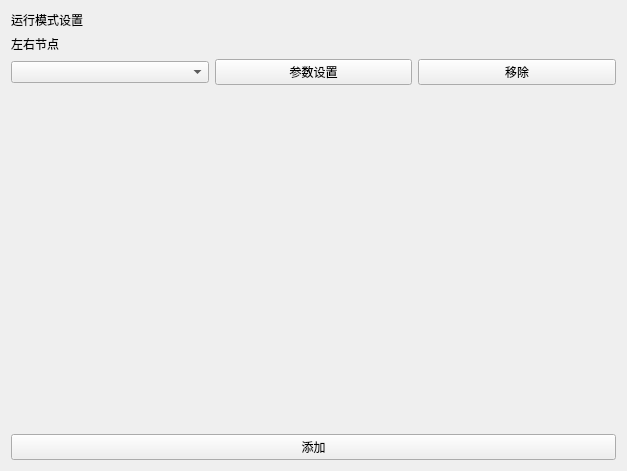
              <widget class="QWidget" name="scrollAreaWidgetContents_8">
               <property name="geometry">
                <rect>
                 <x>0</x>
                 <y>0</y>
                 <width>627</width>
                 <height>471</height>
                </rect>
               </property>
               <layout class="QGridLayout" name="gridLayout_21">
                <item row="3" column="0">
                 <spacer name="verticalSpacer_9">
                  <property name="orientation">
                   <enum>Qt::Vertical</enum>
                  </property>
                  <property name="sizeHint" stdset="0">
                   <size>
                    <width>20</width>
                    <height>40</height>
                   </size>
                  </property>
                 </spacer>
                </item>
                <item row="2" column="0">
                 <layout class="QGridLayout" name="gridLayout_22">
                  <item row="1" column="1">
                   <widget class="QPushButton" name="cap_arg_set">
                    <property name="text">
                     <string>参数设置</string>
                    </property>
                   </widget>
                  </item>
                  <item row="0" column="0">
                   <widget class="QLabel" name="label_17">
                    <property name="text">
                     <string>左右节点</string>
                    </property>
                   </widget>
                  </item>
                  <item row="1" column="2">
                   <widget class="QPushButton" name="cap_arg_del">
                    <property name="text">
                     <string>移除</string>
                    </property>
                   </widget>
                  </item>
                  <item row="1" column="0">
                   <widget class="QComboBox" name="cm_cap"/>
                  </item>
                 </layout>
                </item>
                <item row="1" column="0">
                 <widget class="QLabel" name="label_16">
                  <property name="sizePolicy">
                   <sizepolicy hsizetype="Preferred" vsizetype="Fixed">
                    <horstretch>0</horstretch>
                    <verstretch>0</verstretch>
                   </sizepolicy>
                  </property>
                  <property name="text">
                   <string>运行模式设置</string>
                  </property>
                  <property name="alignment">
                   <set>Qt::AlignLeading|Qt::AlignLeft|Qt::AlignTop</set>
                  </property>
                 </widget>
                </item>
                <item row="4" column="0">
                 <widget class="QPushButton" name="cap_add_list">
                  <property name="text">
                   <string>添加</string>
                  </property>
                 </widget>
                </item>
               </layout>
              </widget>
